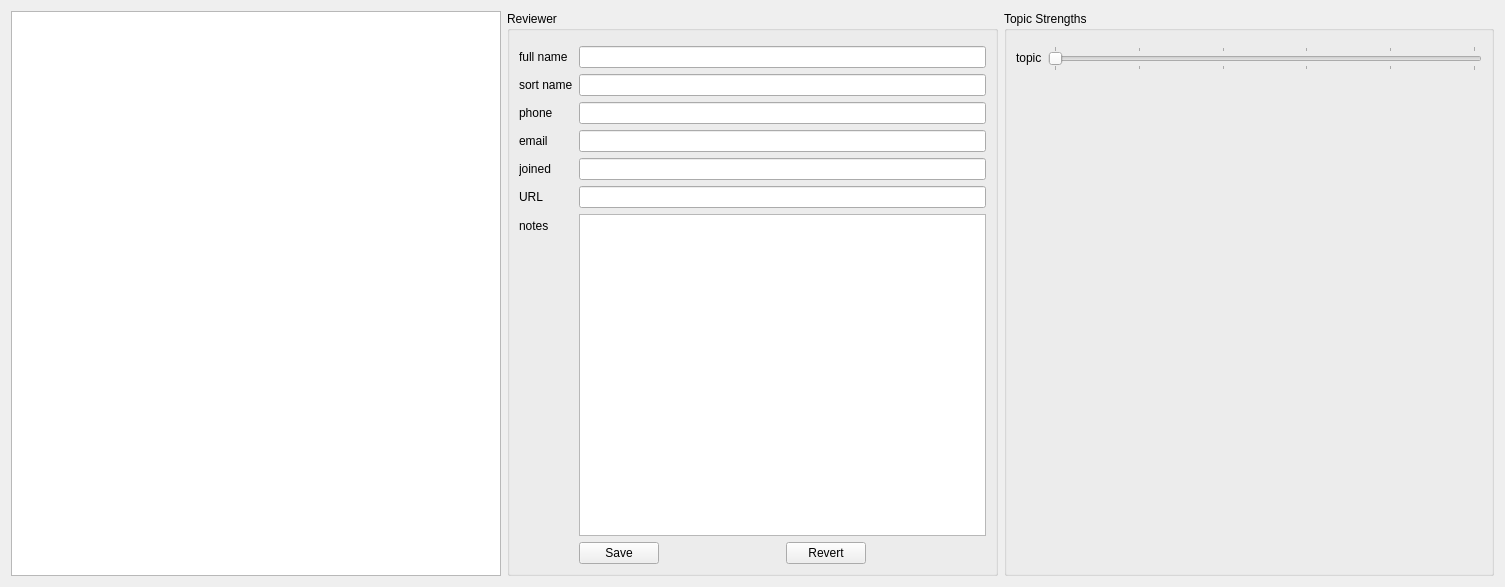
<?xml version="1.0" encoding="UTF-8"?>
<ui version="4.0">
 <class>Form</class>
 <widget class="QWidget" name="Form">
  <property name="geometry">
   <rect>
    <x>0</x>
    <y>0</y>
    <width>1505</width>
    <height>587</height>
   </rect>
  </property>
  <property name="sizePolicy">
   <sizepolicy hsizetype="Preferred" vsizetype="Preferred">
    <horstretch>1</horstretch>
    <verstretch>1</verstretch>
   </sizepolicy>
  </property>
  <property name="windowTitle">
   <string>Form</string>
  </property>
  <layout class="QHBoxLayout" name="horizontalLayout_3">
   <item>
    <layout class="QHBoxLayout" name="horizontalLayout">
     <item>
      <widget class="QListView" name="listView">
       <property name="sizePolicy">
        <sizepolicy hsizetype="Expanding" vsizetype="Expanding">
         <horstretch>0</horstretch>
         <verstretch>1</verstretch>
        </sizepolicy>
       </property>
      </widget>
     </item>
     <item>
      <widget class="QGroupBox" name="groupBox">
       <property name="sizePolicy">
        <sizepolicy hsizetype="Preferred" vsizetype="Preferred">
         <horstretch>0</horstretch>
         <verstretch>1</verstretch>
        </sizepolicy>
       </property>
       <property name="title">
        <string>Reviewer</string>
       </property>
       <layout class="QFormLayout" name="formLayout_3">
        <item row="0" column="0">
         <layout class="QFormLayout" name="formLayout"/>
        </item>
        <item row="1" column="0">
         <widget class="QLabel" name="label">
          <property name="text">
           <string>full name</string>
          </property>
         </widget>
        </item>
        <item row="1" column="1">
         <widget class="QLineEdit" name="full_name"/>
        </item>
        <item row="2" column="0">
         <widget class="QLabel" name="label_3">
          <property name="text">
           <string>sort name</string>
          </property>
         </widget>
        </item>
        <item row="3" column="0">
         <widget class="QLabel" name="label_4">
          <property name="text">
           <string>phone</string>
          </property>
         </widget>
        </item>
        <item row="4" column="0">
         <widget class="QLabel" name="label_5">
          <property name="text">
           <string>email</string>
          </property>
         </widget>
        </item>
        <item row="5" column="0">
         <widget class="QLabel" name="label_6">
          <property name="text">
           <string>joined</string>
          </property>
         </widget>
        </item>
        <item row="6" column="0">
         <widget class="QLabel" name="label_7">
          <property name="text">
           <string>URL</string>
          </property>
         </widget>
        </item>
        <item row="7" column="0">
         <widget class="QLabel" name="label_8">
          <property name="text">
           <string>notes</string>
          </property>
         </widget>
        </item>
        <item row="2" column="1">
         <widget class="QLineEdit" name="sort_name"/>
        </item>
        <item row="3" column="1">
         <widget class="QLineEdit" name="phone"/>
        </item>
        <item row="4" column="1">
         <widget class="QLineEdit" name="lineEdit_4"/>
        </item>
        <item row="5" column="1">
         <widget class="QLineEdit" name="lineEdit_5"/>
        </item>
        <item row="6" column="1">
         <widget class="QLineEdit" name="lineEdit_6"/>
        </item>
        <item row="7" column="1">
         <widget class="QPlainTextEdit" name="plainTextEdit"/>
        </item>
        <item row="8" column="1">
         <layout class="QHBoxLayout" name="horizontalLayout_2">
          <item>
           <widget class="QPushButton" name="pushButton_2">
            <property name="text">
             <string>Save</string>
            </property>
           </widget>
          </item>
          <item>
           <spacer name="horizontalSpacer">
            <property name="orientation">
             <enum>Qt::Horizontal</enum>
            </property>
            <property name="sizeHint" stdset="0">
             <size>
              <width>40</width>
              <height>20</height>
             </size>
            </property>
           </spacer>
          </item>
          <item>
           <widget class="QPushButton" name="pushButton">
            <property name="text">
             <string>Revert</string>
            </property>
           </widget>
          </item>
          <item>
           <spacer name="horizontalSpacer_2">
            <property name="orientation">
             <enum>Qt::Horizontal</enum>
            </property>
            <property name="sizeHint" stdset="0">
             <size>
              <width>40</width>
              <height>20</height>
             </size>
            </property>
           </spacer>
          </item>
         </layout>
        </item>
       </layout>
      </widget>
     </item>
     <item>
      <widget class="QGroupBox" name="groupBox_2">
       <property name="sizePolicy">
        <sizepolicy hsizetype="Preferred" vsizetype="Preferred">
         <horstretch>0</horstretch>
         <verstretch>1</verstretch>
        </sizepolicy>
       </property>
       <property name="title">
        <string>Topic Strengths</string>
       </property>
       <layout class="QFormLayout" name="formLayout_5">
        <property name="fieldGrowthPolicy">
         <enum>QFormLayout::AllNonFixedFieldsGrow</enum>
        </property>
        <item row="0" column="0">
         <layout class="QFormLayout" name="formLayout_4"/>
        </item>
        <item row="1" column="0">
         <widget class="QLabel" name="label_2">
          <property name="text">
           <string>topic</string>
          </property>
         </widget>
        </item>
        <item row="1" column="1">
         <widget class="QSlider" name="horizontalSlider">
          <property name="maximum">
           <number>100</number>
          </property>
          <property name="pageStep">
           <number>10</number>
          </property>
          <property name="tracking">
           <bool>false</bool>
          </property>
          <property name="orientation">
           <enum>Qt::Horizontal</enum>
          </property>
          <property name="tickPosition">
           <enum>QSlider::TicksBothSides</enum>
          </property>
          <property name="tickInterval">
           <number>20</number>
          </property>
         </widget>
        </item>
       </layout>
      </widget>
     </item>
    </layout>
   </item>
  </layout>
 </widget>
 <resources/>
 <connections/>
</ui>
